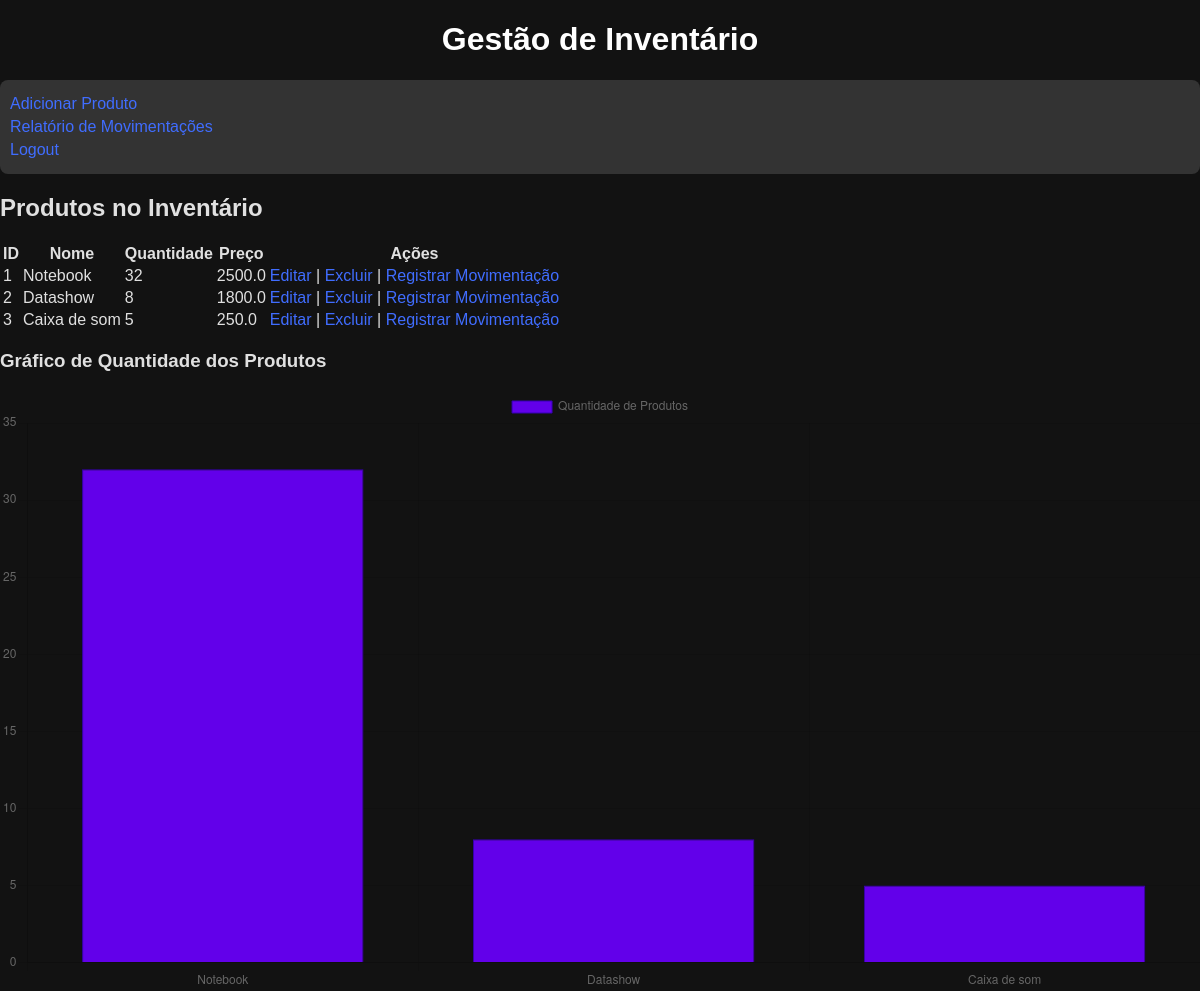
/ (signed in), run on the app's committed database.
### tables this page shows
CREATE TABLE produtos (
            id INTEGER PRIMARY KEY AUTOINCREMENT,
            nome TEXT NOT NULL,
            quantidade INTEGER NOT NULL,
            preco REAL NOT NULL
        );

### app.py (the view)
@app.route('/')
def index():
    if 'username' not in session:
        return redirect(url_for('login'))
    conn = get_connection()
    cursor = conn.cursor()
    cursor.execute("SELECT * FROM produtos")
    produtos = cursor.fetchall()
    conn.close()
    return render_template('index.html', produtos=produtos)

### models/database.py (called while the page is built)
def get_connection():
    return sqlite3.connect('inventario.db')  # Alterado para 'inventario.db'

### templates/index.html (shortened to what this page needs)
<!DOCTYPE html>
<html lang="en">
<head>
    <link rel="stylesheet" href="/static/style.css">
</head>
<body>
    <h1>Gestão de Inventário</h1>
    <nav>
        <ul>
            <li><a href="/add">Adicionar Produto</a></li>
            <li><a href="/relatorio">Relatório de Movimentações</a></li>
            <li><a href="/logout">Logout</a></li>
        </ul>
    </nav>
    <h2>Produtos no Inventário</h2>
    <table>
        <thead>
            <tr>
                <th>ID</th>
                <th>Nome</th>
                <th>Quantidade</th>
                <th>Preço</th>
                <th>Ações</th>
            </tr>
        </thead>
        <tbody>
            {% for produto in produtos %}
            <tr>
                <td>{{ produto[0] }}</td>
                <td>{{ produto[1] }}</td>
                <td>{{ produto[2] }}</td>
                <td>{{ produto[3] }}</td>
                <td>
                    <a href="/edit/{{ produto[0] }}">Editar</a> |
                    <a href="/delete/{{ produto[0] }}">Excluir</a> |
                    <a href="/movimentacao/{{ produto[0] }}">Registrar Movimentação</a>
                </td>
            </tr>
            {% endfor %}
        </tbody>
    </table>
    <h3>Gráfico de Quantidade dos Produtos</h3>
    <div class="chart-container">
        <canvas id="inventoryChart"></canvas>
    </div>
    <script>
        // Preparando os dados dos produtos do Flask para o JavaScript
        var productNames = {{ produtos | map(attribute='1') | list | tojson }};  // Nome dos produtos
        var productQuantities = {{ produtos | map(attribute='2') | list | tojson }};  // Quantidade dos produtos
        // Criação do gráfico de barras
        var ctx = document.getElementById('inventoryChart').getContext('2d');
        var inventoryChart = new Chart(ctx, {
            type: 'bar',
            data: {
                labels: productNames,  // Nomes dos produtos
                datasets: [{
                    label: 'Quantidade de Produtos',
                    data: productQuantities,  // Quantidade dos produtos
                    backgroundColor: '#6200ea',  // Cor de fundo das barras
                    borderColor: '#3700b3',  // Cor da borda das barras
                    borderWidth: 1
                }]
            },
            options: {
                responsive: true,
                scales: {
                    y: {
                        beginAtZero: true
                    }
                }
            }
        });
    </script>
</body>
</html>

### static/style.css (style rules this page uses)
body { background-color: #121212; color: #e0e0e0; font-family: Arial, sans-serif; margin: 0; padding: 0; }
h1 { text-align: center; color: #fff; }
a { color: #406dff; text-decoration: none; }
ul { background-color: #333; padding: 10px; border-radius: 8px; list-style: none; }
ul li { color: #f13e3e; margin: 5px 0; }

### data on the page
produtos: id "1", nome "Notebook", quantidade "32", preco "2500.0"
produtos: id "2", nome "Datashow", quantidade "8", preco "1800.0"
produtos: id "3", nome "Caixa de som", quantidade "5", preco "250.0"

### other printed values
chart data {{ produtos | map(attribute='1') | list | tojson }} ["Notebook", "Datashow", "Caixa de som"]
chart data {{ produtos | map(attribute='2') | list | tojson }} [32, 8, 5]
